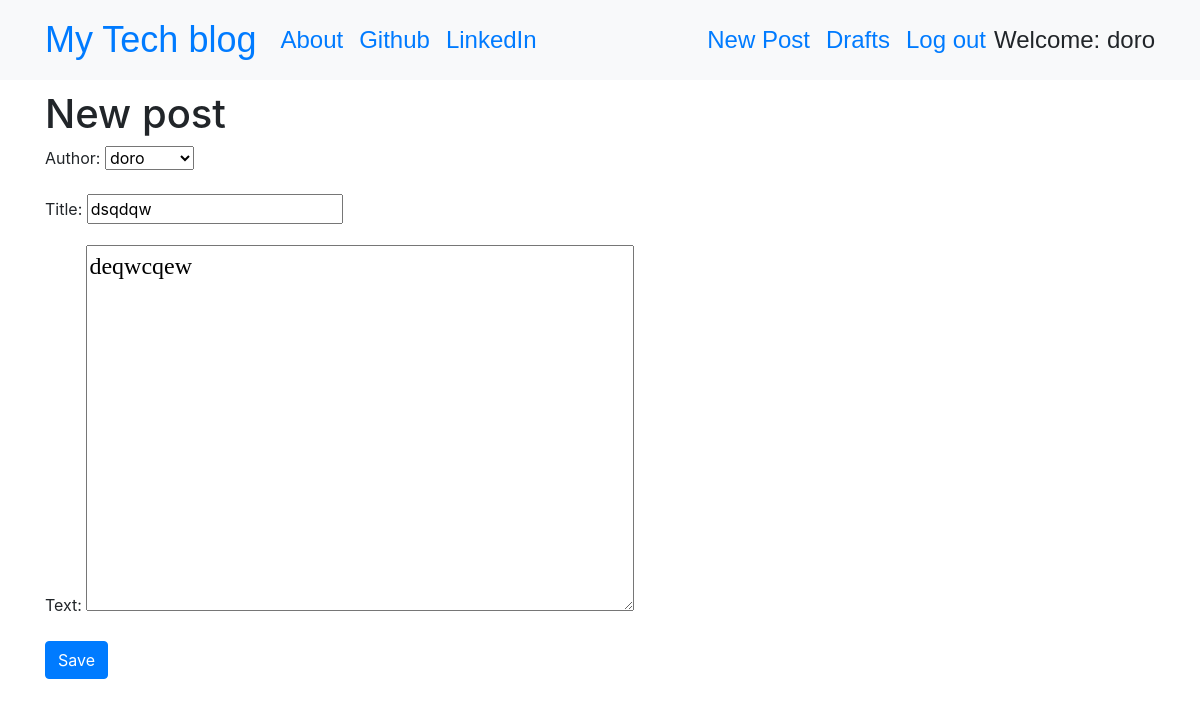
The page /post/11/edit/ (signed in) on the database its author committed.
### blog/models.py (models this page shows, shortened)
class Post(models.Model):
    author = models.ForeignKey('auth.User',on_delete=models.CASCADE)  # FK spre modelul auth.User (autentificarea userilor in admin) # FK-ul este cel ce  umple capul Authod cu valori selectabile
    title = models.CharField(max_length=200)
    text = models.TextField()
    created_date = models.DateTimeField(default=timezone.now)
    published_date = models.DateTimeField(blank=True, null=True)

### blog/views.py (the view)
# urls.py: path('post/<int:pk>/edit/', views.PostUpdateView.as_view(), name='post_edit'),
class PostUpdateView(LoginRequiredMixin,UpdateView):
    login_url = '/login/'
    redirect_field_name = 'blog/post_detail.html'
    form_class = PostForm
    model = Post

### blog/forms.py
class PostForm(forms.ModelForm):
    class Meta:
        model = Post
        fields = ('author','title', 'text',)
        widgets = {
            'title': forms.TextInput(attrs={'class': 'textinputclass'}),
            'text': forms.Textarea(attrs={'class': 'editable medium-editor-textarea postcontent'}),
        }

### blog/templates/blog/post_form.html (shortened to what this page needs)
{% extends 'blog/base.html' %}
{% block content %}
    <h1>New post</h1>
    <form method="POST" class="post-form">
    {{form.as_p}}
    <button type="submit" class="btn btn-primary">Save</button>
    </form>
{% endblock %}

### blog/templates/blog/base.html (shortened to what this page needs)
<!DOCTYPE html>
{% load static %}
<html>
  <head>
    <link rel="stylesheet" href="{% static "css/bootstrap.min.css" %}" >
    <link rel="stylesheet" href="{% static "css/blog.css" %}">
  </head>
  <body class='loader'>
    <nav class="navbar navbar-expand-lg bg-light techfont">
      <div class="container">
        <div class="navbar-nav align-items-center">
          <a class="navbar-brand bigbrand" href="{% url 'post_list' %}">My Tech blog</a>
          <a class="nav-item nav-link" href="{% url 'about' %}">About</a>
          <a class="nav-item nav-link" href="https://www.github.com">Github</a>
          <a class="nav-item nav-link" href="https://www.linkedin.com">LinkedIn</a>
        </div>
        <div class="navbar-nav align-items-center ml-auto">
          {% if user.is_authenticated %}
            <a class="nav-item nav-link" href="{% url 'post_new' %}">New Post</a>
            <a class="nav-item nav-link" href="{% url 'post_draft_list' %}">Drafts</a>
            <a class="nav-item nav-link" href="{% url 'logout' %}">Log out</a>
            <a >Welcome: {{ user.username }}</a>
          {% else %}
             <a class="nav-item nav-link" href="{% url 'logare' %}">Login</a>
          {% endif %}
        </div>
      </div>
    </nav>
          <div class="content container">
              <div class="row">
                  <div class="col-md-8">
                    <div class="blog_posts">
                      {% block content %}
                      {% endblock %}
                    </div>
                  </div>
              </div>
          </div>
  </body>
</html>

### blog/static/css/blog.css (style rules this page uses)
.techfont { font-family: 'Russo One', sans-serif; font-size: 1.5em; margin-bottom: 10px; }
.postcontent { font-family: 'Montserrat'; font-size: 1.5em; }
.bigbrand { font-size: 1.5em; }
.loader { filter:hue-rotate(0deg); color: linear-gradient(45deg,#0f8,#08f); animation:hue 5000ms infinite linear; }

### rows shown on the page
Post: author "doro", title "dsqdqw", text "deqwcqew"

### other values the page prints
{{ user.username }} "doro"
